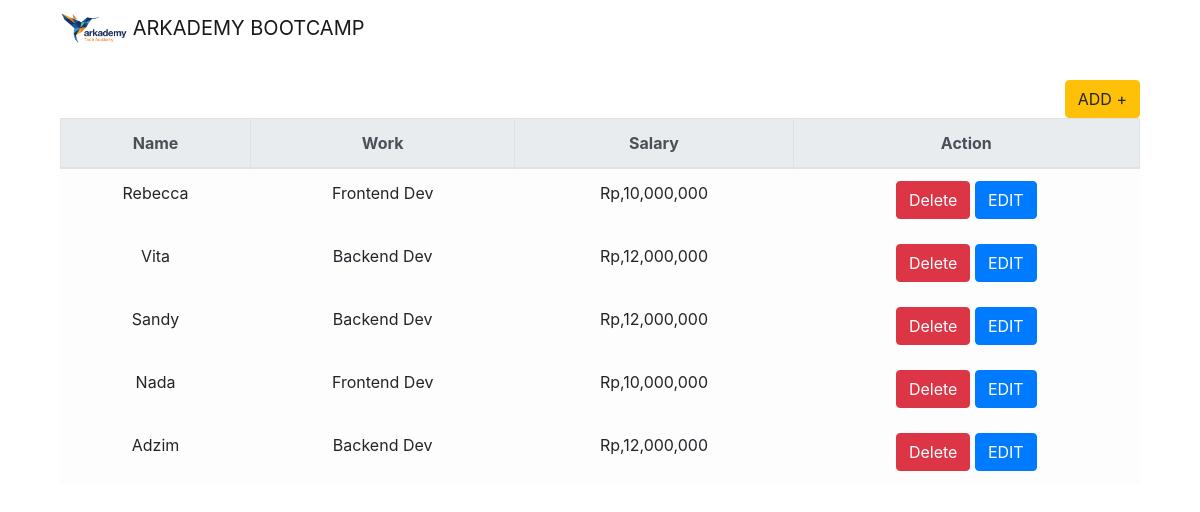
/6/index.php, run on the app's committed database.
### tables this page shows
CREATE TABLE `name` (
  `id` int(11) NOT NULL,
  `name` varchar(100) NOT NULL,
  `id_work` int(10) NOT NULL,
  `id_salary` int(10) NOT NULL
);

CREATE TABLE `work` (
  `id` int(11) NOT NULL,
  `name` varchar(100) NOT NULL,
  `id_salary` int(10) NOT NULL
);

CREATE TABLE `kategori` (
  `id` int(11) NOT NULL,
  `salary` int(10) NOT NULL
);

### 6/koneksi.php (called while the page is built, shortened)
<?php
    function rupiah($nilai = 0){
        $string = "Rp," . number_format($nilai);
        return $string;
    }
?>

### 6/index.php (the view, shortened to what this page needs)
<!DOCTYPE html>
<html>
	<head>
		<link rel="stylesheet" type="text/css" href="assets/bootstrap-4.3.1-dist/css/bootstrap.min.css">
	</head>
	<body>
		<div class="wrap-container">
			<div class="container">
				<nav class="navbar navbar-expand-lg navbar-light bg-white">
					<a href="index.php" class="navbar-brand">
					<img src="assets/logo.png" class="align-top" height="30">
						ARKADEMY BOOTCAMP
					</a>
				</nav>
				<div class="container mt-4">
					<form method="post">
                        <button style="float: right;" type="button" class="btn btn-warning" data-toggle="modal" data-target="#Modaladd">ADD +</button>
                    </form>
					<div class="table-responsive">
						<table class="table table-bordered table-hover table-light">
							<thead class="thead-light">
								<tr align="center">
									<th>Name</th>
									<th>Work</th>
									<th>Salary</th>
									<th>Action</th>
								</tr>
							</thead>
							<tbody >
								<?php
									include_once("koneksi.php");
									$query = mysqli_query($koneksi, "SELECT a.*, b.name as work, c.salary
																	 FROM name a, work b, kategori c
																	 WHERE a.id_work=b.id AND a.id_salary=c.id
																	 ORDER BY a.id ASC");
									while ($row = mysqli_fetch_assoc($query)):
								?>
								<tr align="center">
									<td><?=$row['name']?></td>
									<td><?=$row['work']?></td>
									<td><?=rupiah($row['salary'])?></td>
									<td>
										<a class="btn btn-danger" href="proses-hapus.php?id=<?=$row['id'];?>">Delete</a>
										 <button type="button" class="btn btn-primary" data-toggle="modal" data-target="#myModaledit<?= $row['id']; ?>">
										 	EDIT
                                         </button>
									</td>
								</tr>
								<?php
									endwhile;
								?>
							</tbody>
						</table>
					</div>
				</div>
			</div>
		</div>
	</body>
</html>

### 6/index.php (style rules this page uses)
.wrap-container { overflow: hidden; }

### data on the page
name: name "Rebecca", id_work.name "Frontend Dev", kategori.salary "Rp,10,000,000"
name: name "Vita", id_work.name "Backend Dev", kategori.salary "Rp,12,000,000"
name: name "Sandy", id_work.name "Backend Dev", kategori.salary "Rp,12,000,000"
name: name "Nada", id_work.name "Frontend Dev", kategori.salary "Rp,10,000,000"
name: name "Adzim", id_work.name "Backend Dev", kategori.salary "Rp,12,000,000"
